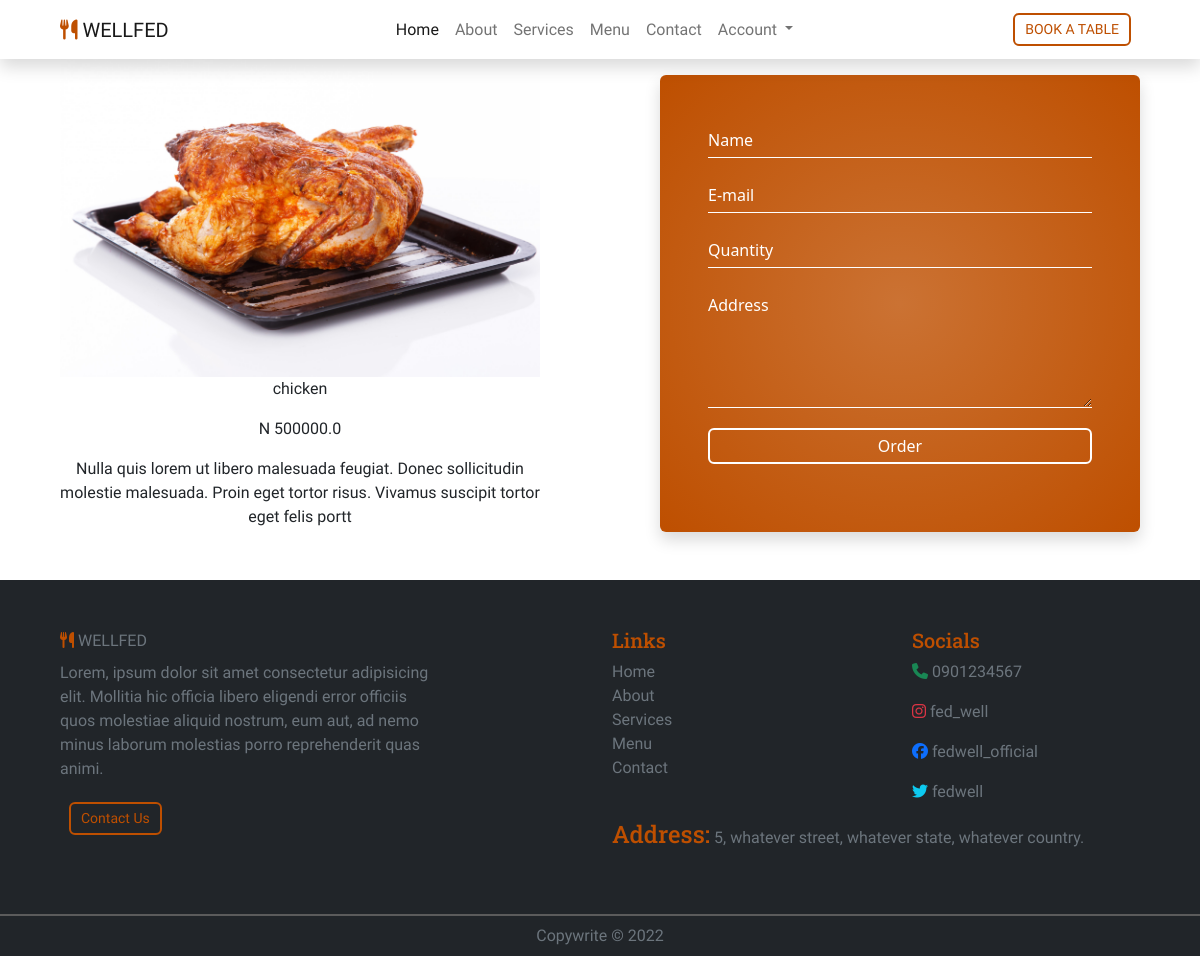
The page /order/1 on the database as committed earlier.
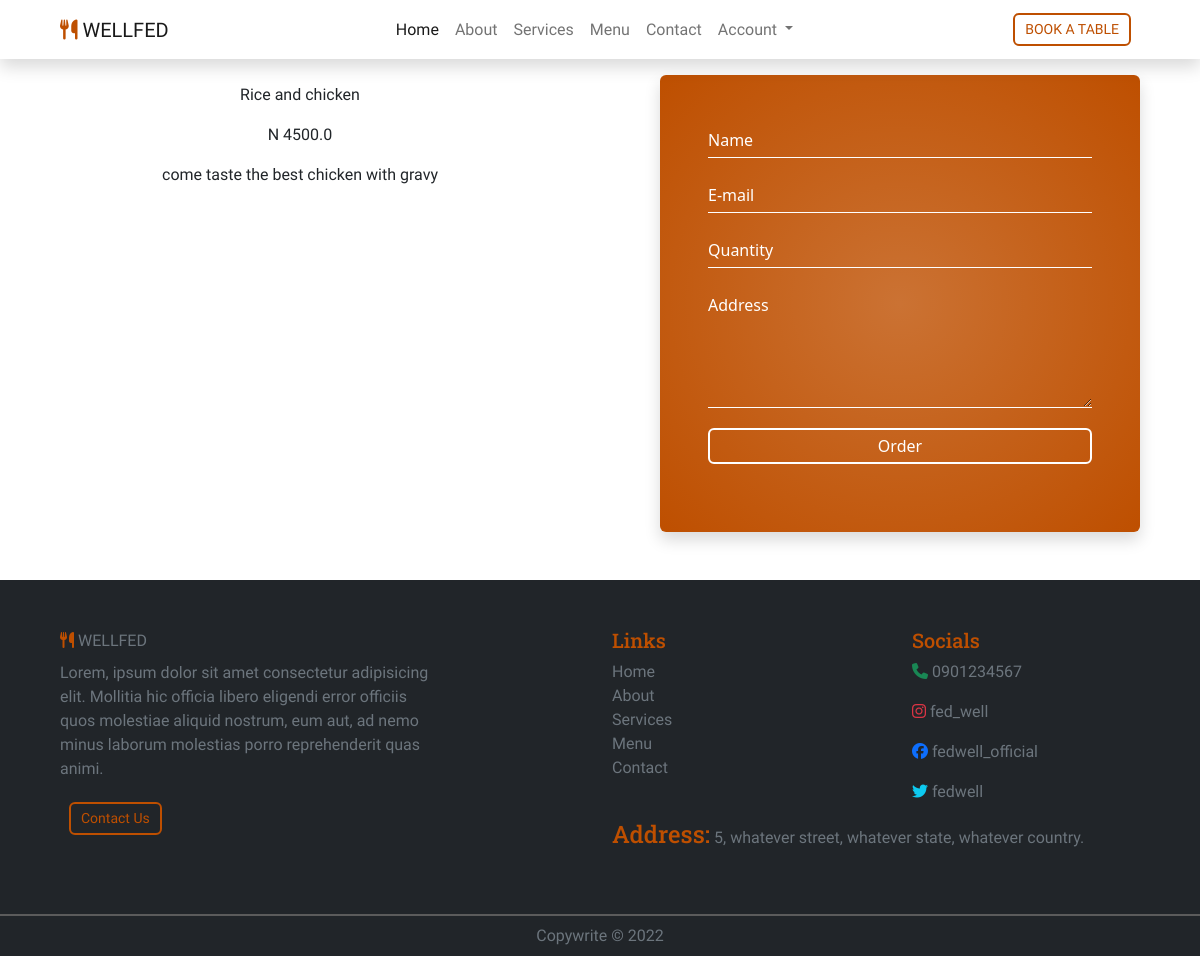
The same page on the database as committed later.
### restaurant/models.py (models this page shows, shortened)
class Menu(models.Model):
  menu_categories = (
    ('breakfast', 'breakfast'),
    ('lunch', 'lunch'),
    ('dinner', 'dinner'),
    ('drinks', 'drinks'),
    ('desserts', 'desserts'),
  )
  menu_category = models.CharField(max_length=40, choices=menu_categories)
  name = models.CharField(max_length=100)
  photo = models.ImageField('menu photo', upload_to = 'menu_photo', validators=[FileExtensionValidator(['png'])])
  price = models.FloatField()
  description = models.TextField(max_length=150)

### restaurant/views.py (the view, shortened to what this page needs)
# urls.py: path('order/<int:id>', order, name='restaurant-order'),
def order(request, id):
  menu = get_object_or_404(Menu, id=id)
  form = OrderForm(request.POST)
  context={
    'form': form,
    'menu': menu,
  }
  return render(request, 'restaurant/order.html', context)

### restaurant/forms.py
class OrderForm(forms.ModelForm):
  name = forms.CharField(widget=forms.TextInput(attrs={'placeholder':'Name', 'name':'name'}))
  e_mail = forms.EmailField(widget=forms.EmailInput(attrs={'placeholder':'E-mail', 'name':'e_mail'}))
  quantity = forms.IntegerField(widget=forms.NumberInput(attrs={'placeholder':'Quantity', 'name':'quantity'}))
  address = forms.CharField(widget=forms.Textarea(attrs={'placeholder':'Address', 'name':'address'}))
  class Meta():
    model = Order
    fields = ('name', 'quantity', 'e_mail', 'address')

### restaurant/templates/restaurant/order.html (shortened to what this page needs)
{% extends 'base.html' %}
{% block main %}
<div class="container-fluid">
  <div class="row">
    <div class="col-md-6 col-sm-12">
      <div class="col-10 mx-auto">
        <img src="{{menu.photo.url}}" alt="" class="img-fluid">
        <p class="text-center">{{menu.name}}</p>
        <p class="text-center">N {{menu.price}}</p>
        <p class="text-center">{{menu.description}}</p>
      </div>
    </div>
    <div class="col-md-6 col-sm-12">
      <form action="" method="post" class="p-5 col-10 mt-3 mb-5 mx-auto rounded bg-base shadow">
        {{form.name}}
        {{form.e_mail}}
        {{form.quantity}}
        {{form.address}}
        <input type="submit" value="Order" id="submit" class="base-color-outline2 rounded">
      </form>
    </div>
  </div>
</div>
{% endblock main %}

### templates/base.html (shortened to what this page needs)
<!doctype html>
{% load static %}
<html lang="en">
  <head>
    <link href="https://cdn.jsdelivr.net/npm/bootstrap@5.2.1/dist/css/bootstrap.min.css" rel="stylesheet">
    <link rel="stylesheet" href="{% static 'css/style.css' %}">
  </head>
  <body>
    {% include 'partials/navbar.html' %}
    {% block main %}
    {% endblock main %}
    {% include 'partials/footer.html' %}
  </body>
</html>

### templates/partials/navbar.html (shortened to what this page needs)
<nav class="navbar navbar-expand-lg shadow bg-white">
  <div class="container-fluid">
    <a class="navbar-brand ms-5" href="#"><i class="fa-solid fa-utensils"></i> WELLFED</a>
    <div class="collapse navbar-collapse" id="navbarNavAltMarkup">
      <div class="navbar-nav mx-auto">
        <a class="nav-link active" aria-current="page" href="{% url 'restaurant-home' %}">Home</a>
        <a class="nav-link" href="{% url 'restaurant-about' %}">About</a>
        <a class="nav-link" href="{% url 'restaurant-service' %}">Services</a>
        <a class="nav-link" href="{% url 'restaurant-menu' %}">Menu</a>
        <a class="nav-link" href="{% url 'restaurant-contact' %}">Contact</a>
        <li class="nav-item dropdown">
          <a class="nav-link dropdown-toggle" href="#" role="button" data-bs-toggle="dropdown" aria-expanded="false">
            Account
          </a>
        </li>
      </div>
    </div>
    <a href="{% url 'restaurant-table' %}" class="btn btn-sm d-none d-sm-none d-md-none d-lg-block me-5"><button class="base-color-outline rounded">BOOK A TABLE</button></a>
  </div>
</nav>

### templates/partials/footer.html
<div class="container-fluid bg-dark">
  <div class="row">
    <div class="col-md-6 col-sm-12 my-5">
      <a class="navbar-brand ms-5 text-secondary" href="#"><i class="fa-solid fa-utensils"></i> WELLFED</a>
      <p class="text-justify text-secondary ms-5 mt-2 col-8">Lorem, ipsum dolor sit amet consectetur adipisicing elit. Mollitia hic officia libero eligendi error officiis quos molestiae aliquid nostrum, eum aut, ad nemo minus laborum molestias porro reprehenderit quas animi.</p>
      <div class="fit-content ms-5">
        <a href="{% url 'restaurant-contact' %}" class="btn btn-sm"><button class="base-color-outline rounded">Contact Us</button></a>
      </div>
    </div>
    <div class="col-md-6 col-sm-12 my-5">
      <div class="row">
        <div class="col-6">
          <h5>Links</h5>
          <a href="{% url 'restaurant-home' %}" class="nav-link text-secondary">Home</a>
          <a href="{% url 'restaurant-about' %}" class="nav-link text-secondary">About</a>
          <a href="{% url 'restaurant-service' %}" class="nav-link text-secondary">Services</a>
          <a href="{% url 'restaurant-menu' %}" class="nav-link text-secondary">Menu</a>
          <a href="{% url 'restaurant-contact' %}" class="nav-link text-secondary">Contact</a>
        </div>
        <div class="col-6">
          <h5>Socials</h5>
          <p class="text-secondary"><i class="fa-solid fa-phone text-success"></i> 0901234567</p>
          <p class="text-secondary"><i class="fa-brands fa-instagram text-danger"></i> fed_well</p>
          <p class="text-secondary"><i class="fa-brands fa-facebook text-primary"></i> fedwell_official</p>
          <p class="text-secondary"><i class="fa-brands fa-twitter text-info"></i> fedwell</p>
        </div>
      </div>
      <h4 style="display:inline-block">Address:</h4>
      <p style="display:inline-block" class="text-secondary"> 5, whatever street, whatever state, whatever country.</p>
    </div>
    <p class="text-center bg-dark text-secondary py-2 m-0" style="width:100vw;border-top: 2px solid rgb(91, 91, 91);">Copywrite &copy <span id="year"></span></p>
  </div>
</div>

### static/css/style.css (style rules this page uses)
:root { --primary: 'Roboto Slab', serif; --secondary: 'Ubuntu', sans-serif; --accent: 'Inconsolata', monospace; --base-color: rgb(190, 79, 0); --base-color1:rgba(190, 79, 0,0.9); --base-color2:rgba(190, 79, 0,0.8); }
* { margin:0; padding:0; box-sizing: border-box; }
h1,h2,h3,h4,h5,h6 { font-family: var(--primary); color:var(--base-color) }
p,li,small,blockquote { font-family: var(--accent); }
a, button, label { font-family: var(--secondary); }
i.fa-utensils { color: var(--base-color) }
.base-color-outline { color:var(--base-color); border:2px solid var(--base-color); padding: 4px 10px; background-color: transparent; }
.base-color-outline2 { color:white; border:2px solid white; padding: 4px 10px; background-color: transparent; }
a>button.base-color-outline { color:var(--base-color); border:2px solid var(--base-color); padding: 4px 10px; background-color: transparent; border-radius: 10px; }
a { text-decoration: none; }
li { list-style: none; }
.bg-base { background: radial-gradient(var(--base-color2),var(--base-color1), var(--base-color)); }
.fit-content { width: fit-content; }
input,textarea { display:block; background-color: transparent; width: 100%; margin:0px 0px 20px 0px; outline:none; padding:5px 0px; border:none; border-bottom: 1px solid rgb(255, 255, 255); }
textarea { max-height: 120px; }
::placeholder { color: white; }

Rows that differ between the two databases and show on the page:
changed Menu: name "chicken" → "Rice and chicken"; price "500000.0" → "4500.0"; description "Nulla quis lorem ut libero malesuada feugiat. Donec sollicitudin molestie malesuada. Proin eget tortor risus. Vivamus suscipit tortor eget felis portt" → "come taste the best chicken with gravy"; photo: picture removed
